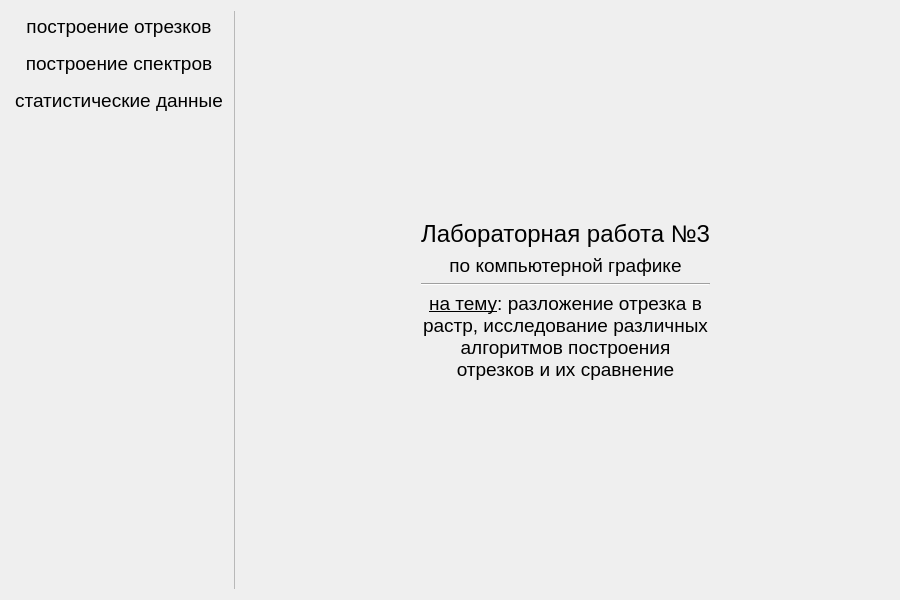
<?xml version="1.0" encoding="UTF-8"?>
<ui version="4.0">
 <class>AppWindow</class>
 <widget class="QMainWindow" name="AppWindow">
  <property name="geometry">
   <rect>
    <x>0</x>
    <y>0</y>
    <width>900</width>
    <height>600</height>
   </rect>
  </property>
  <property name="minimumSize">
   <size>
    <width>900</width>
    <height>600</height>
   </size>
  </property>
  <property name="windowTitle">
   <string>Лабораторная работа №3</string>
  </property>
  <widget class="QWidget" name="centralWidget">
   <property name="sizePolicy">
    <sizepolicy hsizetype="Preferred" vsizetype="Preferred">
     <horstretch>200</horstretch>
     <verstretch>200</verstretch>
    </sizepolicy>
   </property>
   <layout class="QHBoxLayout" name="horizontalLayout">
    <item>
     <layout class="QVBoxLayout" name="verticalLayout">
      <property name="sizeConstraint">
       <enum>QLayout::SetMaximumSize</enum>
      </property>
      <item>
       <widget class="QPushButton" name="segmentButton">
        <property name="font">
         <font>
          <pointsize>14</pointsize>
         </font>
        </property>
        <property name="autoFillBackground">
         <bool>false</bool>
        </property>
        <property name="styleSheet">
         <string notr="true"/>
        </property>
        <property name="text">
         <string>построение отрезков</string>
        </property>
        <property name="flat">
         <bool>true</bool>
        </property>
       </widget>
      </item>
      <item>
       <widget class="QPushButton" name="spectrumButton">
        <property name="font">
         <font>
          <pointsize>14</pointsize>
         </font>
        </property>
        <property name="autoFillBackground">
         <bool>false</bool>
        </property>
        <property name="styleSheet">
         <string notr="true"/>
        </property>
        <property name="text">
         <string>построение спектров</string>
        </property>
        <property name="flat">
         <bool>true</bool>
        </property>
       </widget>
      </item>
      <item>
       <widget class="QPushButton" name="statisticsButton">
        <property name="font">
         <font>
          <pointsize>14</pointsize>
         </font>
        </property>
        <property name="autoFillBackground">
         <bool>false</bool>
        </property>
        <property name="styleSheet">
         <string notr="true"/>
        </property>
        <property name="text">
         <string>статистические данные</string>
        </property>
        <property name="flat">
         <bool>true</bool>
        </property>
       </widget>
      </item>
      <item>
       <spacer name="verticalSpacer">
        <property name="orientation">
         <enum>Qt::Vertical</enum>
        </property>
        <property name="sizeHint" stdset="0">
         <size>
          <width>20</width>
          <height>40</height>
         </size>
        </property>
       </spacer>
      </item>
     </layout>
    </item>
    <item>
     <widget class="Line" name="line_2">
      <property name="frameShadow">
       <enum>QFrame::Sunken</enum>
      </property>
      <property name="lineWidth">
       <number>0</number>
      </property>
      <property name="midLineWidth">
       <number>1</number>
      </property>
      <property name="orientation">
       <enum>Qt::Vertical</enum>
      </property>
     </widget>
    </item>
    <item>
     <widget class="QStackedWidget" name="stackedWidget">
      <property name="frameShape">
       <enum>QFrame::NoFrame</enum>
      </property>
      <property name="frameShadow">
       <enum>QFrame::Sunken</enum>
      </property>
      <property name="currentIndex">
       <number>0</number>
      </property>
      <widget class="QWidget" name="homePage">
       <layout class="QGridLayout" name="gridLayout">
        <item row="0" column="0">
         <spacer name="verticalSpacer_2">
          <property name="orientation">
           <enum>Qt::Vertical</enum>
          </property>
          <property name="sizeHint" stdset="0">
           <size>
            <width>20</width>
            <height>40</height>
           </size>
          </property>
         </spacer>
        </item>
        <item row="1" column="0">
         <spacer name="horizontalSpacer">
          <property name="orientation">
           <enum>Qt::Horizontal</enum>
          </property>
          <property name="sizeHint" stdset="0">
           <size>
            <width>40</width>
            <height>20</height>
           </size>
          </property>
         </spacer>
        </item>
        <item row="1" column="2">
         <spacer name="horizontalSpacer_2">
          <property name="orientation">
           <enum>Qt::Horizontal</enum>
          </property>
          <property name="sizeHint" stdset="0">
           <size>
            <width>40</width>
            <height>20</height>
           </size>
          </property>
         </spacer>
        </item>
        <item row="1" column="1">
         <layout class="QVBoxLayout" name="verticalLayout_2">
          <item>
           <widget class="QLabel" name="label_3">
            <property name="font">
             <font>
              <pointsize>18</pointsize>
             </font>
            </property>
            <property name="text">
             <string>Лабораторная работа №3</string>
            </property>
            <property name="alignment">
             <set>Qt::AlignCenter</set>
            </property>
           </widget>
          </item>
          <item>
           <widget class="QLabel" name="label_4">
            <property name="font">
             <font>
              <pointsize>14</pointsize>
              <bold>false</bold>
             </font>
            </property>
            <property name="text">
             <string>по компьютерной графике</string>
            </property>
            <property name="alignment">
             <set>Qt::AlignCenter</set>
            </property>
           </widget>
          </item>
          <item>
           <widget class="Line" name="line">
            <property name="orientation">
             <enum>Qt::Horizontal</enum>
            </property>
           </widget>
          </item>
          <item>
           <widget class="QLabel" name="label_5">
            <property name="text">
             <string>&lt;html&gt;&lt;head/&gt;&lt;body&gt;&lt;p align=&quot;center&quot;&gt;&lt;span style=&quot; font-size:14pt; text-decoration: underline;&quot;&gt;на тему&lt;/span&gt;&lt;span style=&quot; font-size:14pt;&quot;&gt;: разложение отрезка в растр, исследование различных алгоритмов построения отрезков и их сравнение&lt;/span&gt;&lt;/p&gt;&lt;/body&gt;&lt;/html&gt;</string>
            </property>
            <property name="scaledContents">
             <bool>false</bool>
            </property>
            <property name="alignment">
             <set>Qt::AlignCenter</set>
            </property>
            <property name="wordWrap">
             <bool>true</bool>
            </property>
           </widget>
          </item>
         </layout>
        </item>
        <item row="2" column="0">
         <spacer name="verticalSpacer_3">
          <property name="orientation">
           <enum>Qt::Vertical</enum>
          </property>
          <property name="sizeHint" stdset="0">
           <size>
            <width>20</width>
            <height>40</height>
           </size>
          </property>
         </spacer>
        </item>
       </layout>
      </widget>
     </widget>
    </item>
   </layout>
  </widget>
 </widget>
 <layoutdefault spacing="6" margin="11"/>
 <resources/>
 <connections/>
</ui>
